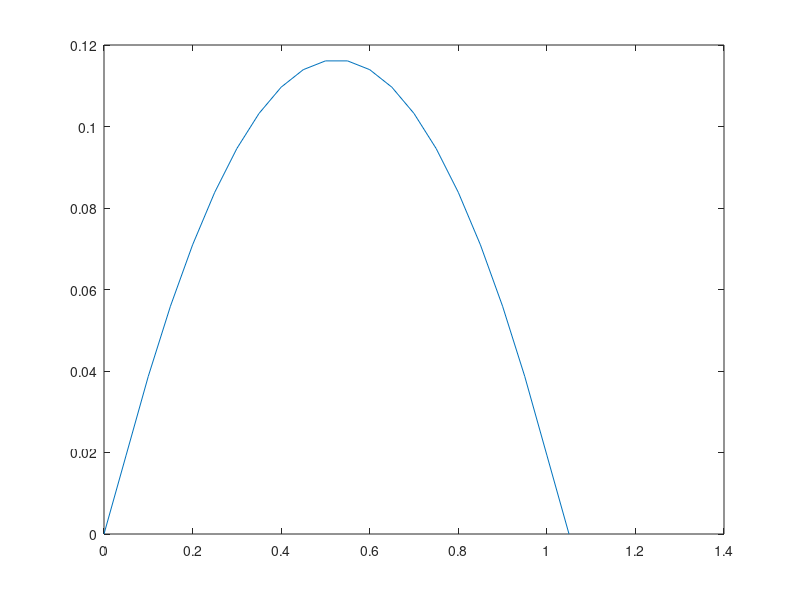
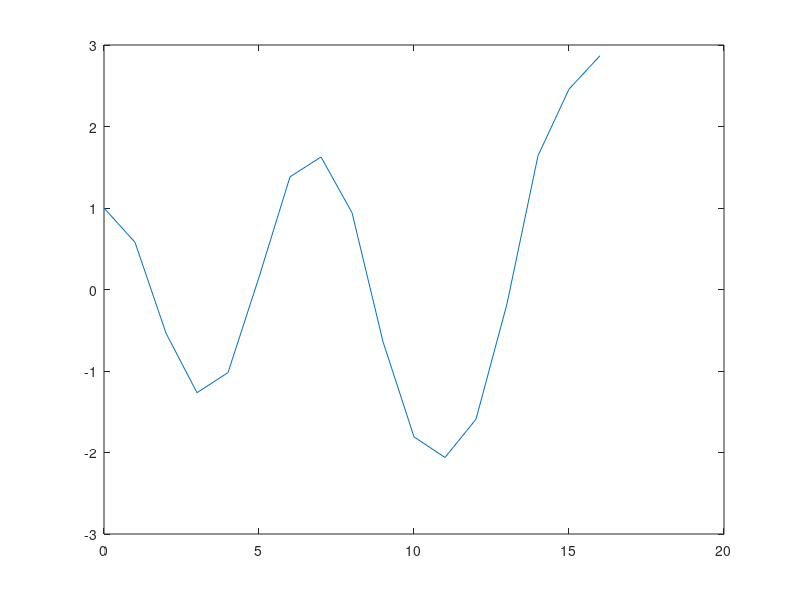

These figures' MATLAB source, in order:
clear; clc;

%% Part A: Finite Difference Method

% Set number of nodes and distance between each node
n = 21;
h = 1/(n-1);

%d2ydx2 = -(1-x)/(1+0.5*x)^4
%d2ydx2 = f(x+h)-2*f(x)+y(x-h)/h^2
%-(1-h)/(1+0.5*h)^4 = y(1)-2*y(0)+y(-1)/h^2
% h = 0.05
% y(1)-2*y(0)+y(-1)=-0.00215

% Coeficients
a = 1;
b = -2;
c = 1;
d = -0.00215;

% Start the A matrix
A = zeros(n-1);

% Set the first and last rows by the intial condition
A(1,1) = b;
A(1,2) = c;
A(n-1,n-2) = a;
A(n-1,n-1) = b;

% Put in the coefficients where they are supposed to go
for i = 2:(n-2)
   A(i,i-1) = a;
   A(i,i) = b;
   A(i,i+1) = c;
end

% Start the b matrix
B = zeros(n-1,1);

% Set the top and bottom to the intial conditions
B(1) = 0;
B(n-1) = 0;

% Fill in b with the constant
for i=2:n-2
   B(i) = d; 
end

% Solve for y
y = linsolve(A,B);

% Add boundary conditions to y
y = [0; y; 0];

% Plot the data
figure
plot(0:h:(1+h),y)

%% Part B: Improved Euler Method

% Set time and inital y
t = 16;
y = [1; 0];

% Keep applying until we are out of time
for i = 1:t
    
    % This is our equation after doing the ydot array thing
    newy = [y(2,i); -sin(y(1,i))];
    
    % Get ystar
    ystar = y(:,i)+newy;
    
    % Get the next entry in y
    y(:,i+1) = y(:,i)+0.5*(newy+[ystar(2); -sin(ystar(1))]);
end

% Plot the data
figure
plot(0:t,y(1,:))

% Say the period
fprintf('Looking at graph, period for first swing is 7 seconds, and the second swing is probably 8 or 9 seconds\n')